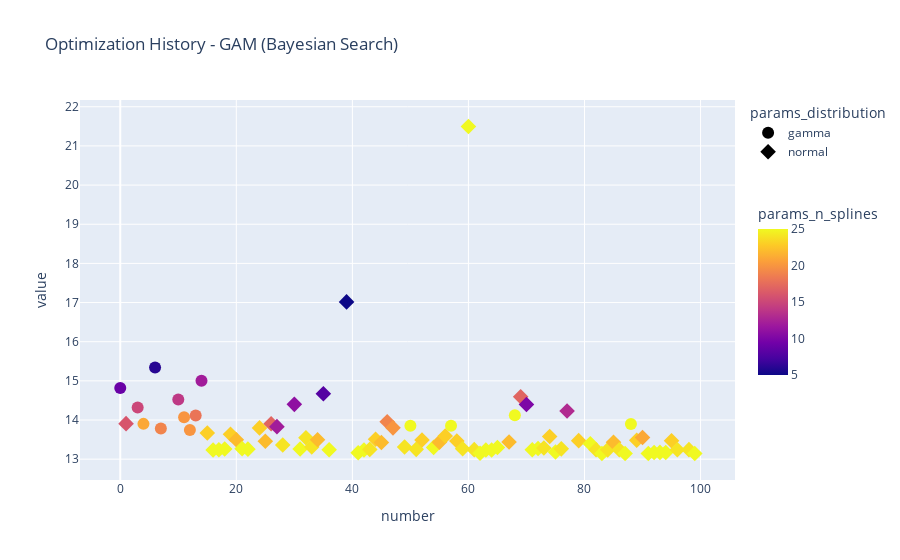

The notebook cell saved with this chart:
### Code cell
fig = px.scatter(df_filter_gam, 
                 x="number", 
                 y="value", 
                 symbol="params_distribution",
                 color="params_n_splines",
                 title="Optimization History - GAM (Bayesian Search)",)
fig.update_traces(marker=dict(size=12))
fig.update_coloraxes(
    colorbar_title_side="top",
    colorbar=dict(len=0.5)  # reduz altura da barra de cor
)


fig.show()

### Figure 1 — Plotly figure (JSON) as saved in the notebook; plotly's stock layout.template omitted (floating-point values rounded to 4 significant figures)
{"data": [{"hovertemplate": "params_distribution=gamma<br>number=%{x}<br>value=%{y}<br>params_n_splines=%{marker.color}<extra></extra>", "legendgroup": "gamma", "marker": {"color": [9, 15, 21, 6, 19, 14, 20, 20, 18, 12, 25, 25, 25, 25], "coloraxis": "coloraxis", "size": 12, "symbol": "circle"}, "mode": "markers", "name": "gamma", "orientation": "v", "showlegend": true, "type": "scatter", "x": [0, 3, 4, 6, 7, 10, 11, 12, 13, 14, 50, 57, 68, 88], "xaxis": "x", "y": [14.82, 14.32, 13.9, 15.34, 13.78, 14.52, 14.07, 13.74, 14.11, 15.0, 13.85, 13.86, 14.12, 13.9], "yaxis": "y"}, {"hovertemplate": "params_distribution=normal<br>number=%{x}<br>value=%{y}<br>params_n_splines=%{marker.color}<extra></extra>", "legendgroup": "normal", "marker": {"color": [16, 23, 25, 25, 25, 23, 22, 25, 25, 23, 22, 17, 12, 24, 11, 25, 24, 24, 22, 8, 25, 5, 25, 25, 24, 23, 22, 19, 20, 24, 24, 23, 25, 22, 23, 23, 24, 25, 24, 25, 25, 25, 25, 22, 17, 10, 25, 25, 24, 23, 25, 24, 13, 23, 25, 24, 25, 24, 22, 24, 25, 23, 21, 25, 25, 25, 25, 23, 24, 24, 25], "coloraxis": "coloraxis", "size": 12, "symbol": "diamond"}, "mode": "markers", "name": "normal", "orientation": "v", "showlegend": true, "type": "scatter", "x": [1, 15, 16, 17, 18, 19, 20, 21, 22, 24, 25, 26, 27, 28, 30, 31, 32, 33, 34, 35, 36, 39, 41, 42, 43, 44, 45, 46, 47, 49, 51, 52, 54, 55, 56, 58, 59, 60, 61, 62, 63, 64, 65, 67, 69, 70, 71, 72, 73, 74, 75, 76, 77, 79, 81, 82, 83, 84, 85, 86, 87, 89, 90, 91, 92, 93, 94, 95, 96, 98, 99], "xaxis": "x", "y": [13.91, 13.67, 13.24, 13.24, 13.26, 13.64, 13.49, 13.27, 13.26, 13.8, 13.46, 13.9, 13.83, 13.36, 14.4, 13.26, 13.55, 13.31, 13.49, 14.67, 13.24, 17.02, 13.16, 13.24, 13.25, 13.51, 13.43, 13.95, 13.8, 13.31, 13.25, 13.49, 13.3, 13.43, 13.59, 13.47, 13.27, 21.5, 13.24, 13.15, 13.23, 13.23, 13.3, 13.44, 14.6, 14.4, 13.24, 13.27, 13.29, 13.58, 13.18, 13.26, 14.23, 13.47, 13.39, 13.24, 13.14, 13.24, 13.43, 13.24, 13.15, 13.48, 13.55, 13.14, 13.17, 13.17, 13.17, 13.47, 13.24, 13.24, 13.15], "yaxis": "y"}], "layout": {"coloraxis": {"colorbar": {"len": 0.5, "title": {"side": "top", "text": "params_n_splines"}}, "colorscale": [[0, "#0d0887"], [0.1111, "#46039f"], [0.2222, "#7201a8"], [0.3333, "#9c179e"], [0.4444, "#bd3786"], [0.5556, "#d8576b"], [0.6667, "#ed7953"], [0.7778, "#fb9f3a"], [0.8889, "#fdca26"], [1, "#f0f921"]]}, "legend": {"title": {"text": "params_distribution"}, "tracegroupgap": 0}, "title": {"text": "Optimization History - GAM (Bayesian Search)"}, "xaxis": {"anchor": "y", "domain": [0, 1], "title": {"text": "number"}}, "yaxis": {"anchor": "x", "domain": [0, 1], "title": {"text": "value"}}}}
